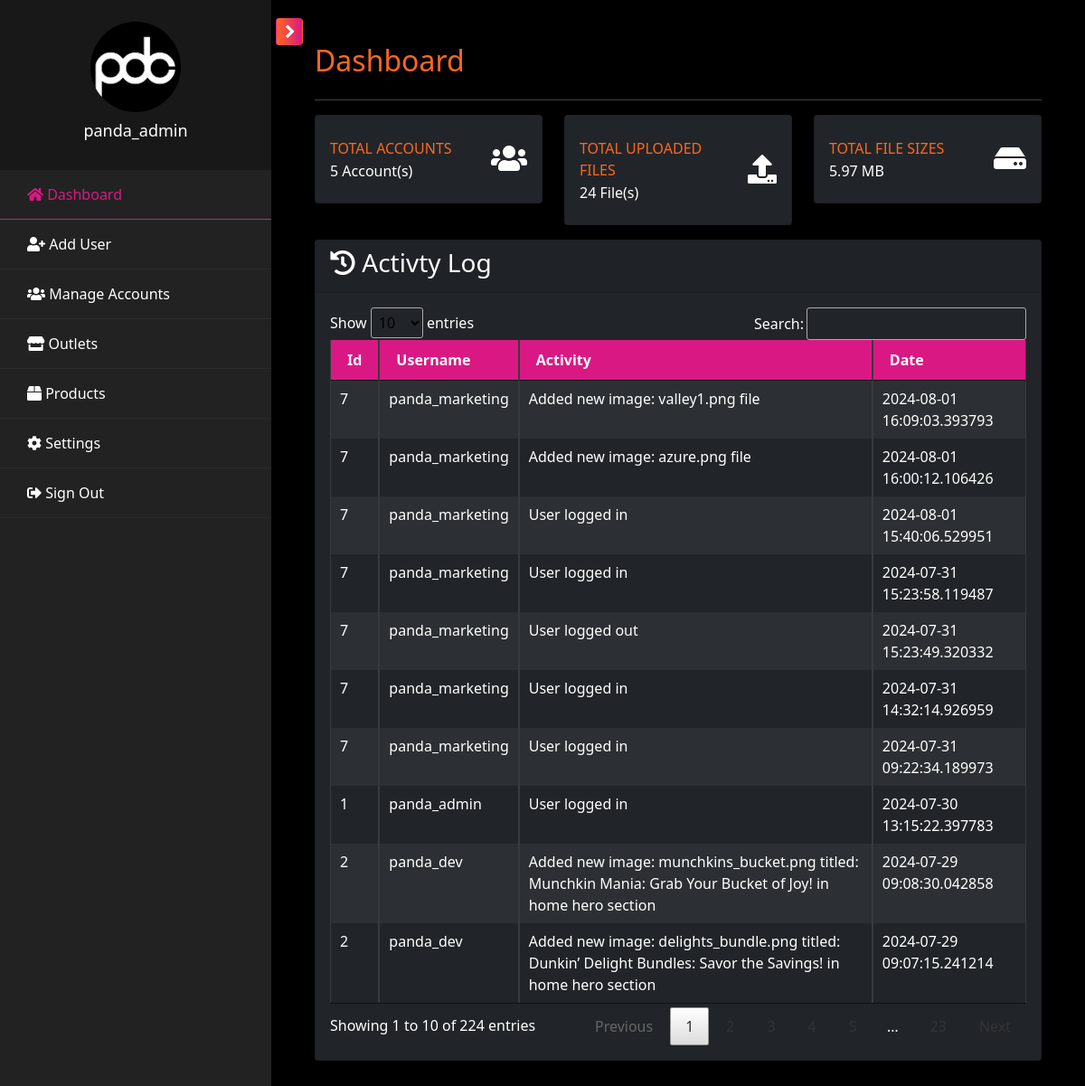
The app's page /pages/admin/admin.dashboard.php (signed in), older data.
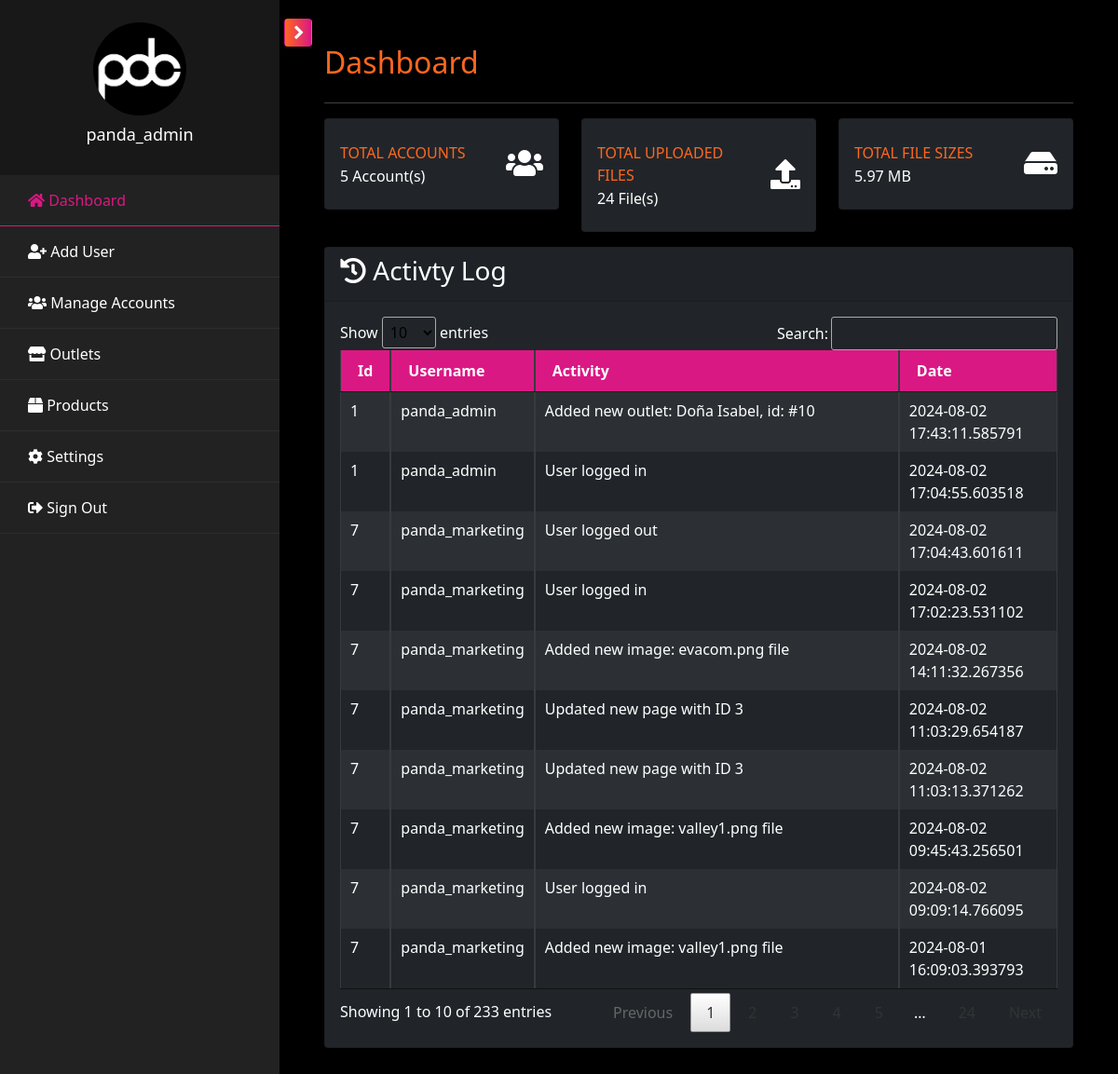
The same page, newer data.
### tables this page shows
CREATE TABLE `tbl_activity` (
  `id` int(100) NOT NULL,
  `user_id` varchar(100) NOT NULL,
  `activity` varchar(2000) NOT NULL,
  `type` varchar(100) NOT NULL,
  `date_posted` datetime(6) NOT NULL DEFAULT current_timestamp(6)
);

CREATE TABLE `tbl_user` (
  `id` int(11) NOT NULL,
  `username` varchar(100) NOT NULL,
  `password` varchar(255) NOT NULL,
  `role` enum('admin','support','dev','marketing','hr','outlet') NOT NULL,
  `branch` varchar(100) DEFAULT NULL,
  `status` enum('Active','Inactive') NOT NULL DEFAULT 'Active',
  `created` datetime(6) DEFAULT current_timestamp(6),
  `updated` datetime(6) DEFAULT current_timestamp(6) ON UPDATE current_timestamp(6)
);

### pages/admin/admin.dashboard.php (the view, shortened to what the changed rows need)
<?php include('admin.header.php'); ?>
            <div id="content" class="p-4 p-md-5 pt-5">
                <h2 class="mb-4 text-orange">Dashboard</h2>
                <div class="row">
                    <div class="col-lg-4 col-md-6 col-sm-6 col-12 mb-3">
                        <div class="card py-2 bg-dark">
                            <div class="card-body">
                                <div class="row no-gutters align-items-center">
                                    <div class="col mr-0">
                                        <div class="text-xs font-weight-bold text-orange text-uppercase mb-1">Total Accounts</div>
                                        <div class="h6 mb-0">
                                            <?php
                                                $acc_qry = "SELECT COUNT(*) FROM tbl_user WHERE status='Active'";
                                                $result = mysqli_query($conn, $acc_qry) or die(mysqli_error($db));
                                                while ($row = mysqli_fetch_array($result)) {
                                                    if($row[0] <= 0) {
                                                        echo "0";
                                                    }
                                                    else {
                                                        echo "$row[0]";
                                                    }
                                                }
                                            ?>&nbsp;Account(s)
                                        </div>
                                    </div>
                                </div>
                            </div>
                        </div>
                    </div>
                </div>
                <div class="card bg-dark">
                    <div class="card-body">
                        <div class="table-responsive">
                            <table class="table table-bordered table-striped table-dark table-sm w-100" id="al_table">
                                <thead>
                                    <tr>
                                        <th>Id</th>
                                        <th>Username</th>
                                        <th>Activity</th>
                                        <th>Date</th>
                                    </tr>
                                </thead>
                                <tbody>
                                    <?php
                                        $activity_qry = mysqli_query($conn, "SELECT a.*, u.id as userid, u.username FROM tbl_activity a INNER JOIN tbl_user u ON a.user_id = u.id ORDER BY date_posted DESC");
                                        while($rows=mysqli_fetch_array($activity_qry)){
                                    ?>
                                        <tr>
                                            <td><?php echo $rows["userid"]; ?></td>
                                            <td><?php echo $rows["username"]; ?></td>
                                            <td><?php echo $rows["activity"]; ?></td>
                                            <td><?php echo $rows["date_posted"]; ?></td>
                                        </tr>
                                    <?php } ?>
                                </tbody>
                            </table>
                        </div>
                    </div>
                </div>
            </div>
<?php include('admin.footer.php'); ?>

Row changes from the older to the newer data that the page shows:
no longer on this page (row unchanged): tbl_activity: user "7", user.username "panda_marketing", activity "Added new image: azure.png file", date_posted "2024-08-01 16:00:12.106426"
no longer on this page (row unchanged): tbl_activity: user "7", user.username "panda_marketing", activity "User logged in", date_posted "2024-08-01 15:40:06.529951"
no longer on this page (row unchanged): tbl_activity: user "7", user.username "panda_marketing", activity "User logged in", date_posted "2024-07-31 15:23:58.119487"
no longer on this page (row unchanged): tbl_activity: user "7", user.username "panda_marketing", activity "User logged out", date_posted "2024-07-31 15:23:49.320332"
no longer on this page (row unchanged): tbl_activity: user "7", user.username "panda_marketing", activity "User logged in", date_posted "2024-07-31 14:32:14.926959"
no longer on this page (row unchanged): tbl_activity: user "7", user.username "panda_marketing", activity "User logged in", date_posted "2024-07-31 09:22:34.189973"
no longer on this page (row unchanged): tbl_activity: user "1", user.username "panda_admin", activity "User logged in", date_posted "2024-07-30 13:15:22.397783"
no longer on this page (row unchanged): tbl_activity: user "2", user.username "panda_dev", activity "Added new image: munchkins_bucket.png titled: Munchkin Mania: Grab Your Bucket of Joy! in home hero section", date_posted "2024-07-29 09:08:30.042858"
no longer on this page (row unchanged): tbl_activity: user "2", user.username "panda_dev", activity "Added new image: delights_bundle.png titled: Dunkin’ Delight Bundles: Savor the Savings! in home hero section", date_posted "2024-07-29 09:07:15.241214"
added tbl_activity: user "1", user.username "panda_admin", activity "Added new outlet: Doña Isabel, id: #10", date_posted "2024-08-02 17:43:11.585791"
added tbl_activity: user "1", user.username "panda_admin", activity "User logged in", date_posted "2024-08-02 17:04:55.603518"
added tbl_activity: user "7", user.username "panda_marketing", activity "User logged out", date_posted "2024-08-02 17:04:43.601611"
added tbl_activity: user "7", user.username "panda_marketing", activity "User logged in", date_posted "2024-08-02 17:02:23.531102"
added tbl_activity: user "7", user.username "panda_marketing", activity "Added new image: evacom.png file", date_posted "2024-08-02 14:11:32.267356"
added tbl_activity: user "7", user.username "panda_marketing", activity "Updated new page with ID 3", date_posted "2024-08-02 11:03:29.654187"
added tbl_activity: user "7", user.username "panda_marketing", activity "Updated new page with ID 3", date_posted "2024-08-02 11:03:13.371262"
added tbl_activity: user "7", user.username "panda_marketing", activity "Added new image: valley1.png file", date_posted "2024-08-02 09:45:43.256501"
added tbl_activity: user "7", user.username "panda_marketing", activity "User logged in", date_posted "2024-08-02 09:09:14.766095"
Text that changed along with them:
text written by a page script: "Show entries Search: Showing 1 to 10 of 224 entries Previous 1 …" → "Show entries Search: Showing 1 to 10 of 233 entries Previous 1 …"
